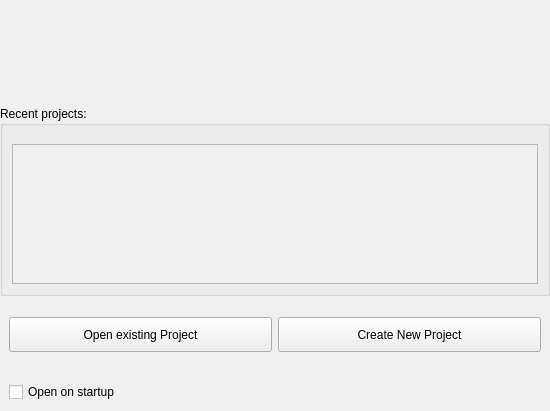
<?xml version="1.0" encoding="UTF-8"?>
<ui version="4.0">
 <class>dlg_setProject</class>
 <widget class="QDialog" name="dlg_setProject">
  <property name="geometry">
   <rect>
    <x>0</x>
    <y>0</y>
    <width>550</width>
    <height>408</height>
   </rect>
  </property>
  <property name="windowTitle">
   <string>Set Project</string>
  </property>
  <layout class="QVBoxLayout" name="verticalLayout">
   <property name="spacing">
    <number>6</number>
   </property>
   <property name="margin">
    <number>0</number>
   </property>
   <item>
    <widget class="QLabel" name="l_project">
     <property name="minimumSize">
      <size>
       <width>0</width>
       <height>100</height>
      </size>
     </property>
     <property name="text">
      <string/>
     </property>
     <property name="alignment">
      <set>Qt::AlignCenter</set>
     </property>
    </widget>
   </item>
   <item>
    <widget class="QGroupBox" name="gb_recent">
     <property name="sizePolicy">
      <sizepolicy hsizetype="Preferred" vsizetype="Maximum">
       <horstretch>0</horstretch>
       <verstretch>10</verstretch>
      </sizepolicy>
     </property>
     <property name="minimumSize">
      <size>
       <width>0</width>
       <height>190</height>
      </size>
     </property>
     <property name="maximumSize">
      <size>
       <width>16777215</width>
       <height>190</height>
      </size>
     </property>
     <property name="title">
      <string>Recent projects:</string>
     </property>
     <layout class="QVBoxLayout" name="verticalLayout_2">
      <property name="spacing">
       <number>6</number>
      </property>
      <property name="leftMargin">
       <number>9</number>
      </property>
      <property name="topMargin">
       <number>18</number>
      </property>
      <property name="rightMargin">
       <number>9</number>
      </property>
      <property name="bottomMargin">
       <number>9</number>
      </property>
      <item>
       <widget class="QScrollArea" name="sa_recent">
        <property name="widgetResizable">
         <bool>true</bool>
        </property>
        <widget class="QWidget" name="scrollAreaWidgetContents">
         <property name="geometry">
          <rect>
           <x>0</x>
           <y>0</y>
           <width>528</width>
           <height>146</height>
          </rect>
         </property>
         <layout class="QVBoxLayout" name="scl_recent">
          <property name="spacing">
           <number>6</number>
          </property>
          <property name="margin">
           <number>9</number>
          </property>
         </layout>
        </widget>
       </widget>
      </item>
     </layout>
    </widget>
   </item>
   <item>
    <widget class="QWidget" name="w_setProject" native="true">
     <layout class="QHBoxLayout" name="horizontalLayout">
      <property name="spacing">
       <number>6</number>
      </property>
      <property name="leftMargin">
       <number>9</number>
      </property>
      <property name="topMargin">
       <number>15</number>
      </property>
      <property name="rightMargin">
       <number>9</number>
      </property>
      <property name="bottomMargin">
       <number>15</number>
      </property>
      <item>
       <widget class="QPushButton" name="b_open">
        <property name="minimumSize">
         <size>
          <width>0</width>
          <height>35</height>
         </size>
        </property>
        <property name="focusPolicy">
         <enum>Qt::NoFocus</enum>
        </property>
        <property name="text">
         <string>Open existing Project</string>
        </property>
       </widget>
      </item>
      <item>
       <widget class="QPushButton" name="b_create">
        <property name="minimumSize">
         <size>
          <width>0</width>
          <height>35</height>
         </size>
        </property>
        <property name="focusPolicy">
         <enum>Qt::NoFocus</enum>
        </property>
        <property name="text">
         <string>Create New Project</string>
        </property>
       </widget>
      </item>
     </layout>
    </widget>
   </item>
   <item>
    <widget class="QWidget" name="w_startup" native="true">
     <property name="sizePolicy">
      <sizepolicy hsizetype="Preferred" vsizetype="Expanding">
       <horstretch>0</horstretch>
       <verstretch>1</verstretch>
      </sizepolicy>
     </property>
     <layout class="QVBoxLayout" name="verticalLayout_3">
      <item>
       <widget class="QCheckBox" name="chb_startup">
        <property name="sizePolicy">
         <sizepolicy hsizetype="Minimum" vsizetype="Fixed">
          <horstretch>0</horstretch>
          <verstretch>0</verstretch>
         </sizepolicy>
        </property>
        <property name="text">
         <string>Open on startup</string>
        </property>
       </widget>
      </item>
     </layout>
    </widget>
   </item>
  </layout>
 </widget>
 <resources/>
 <connections/>
</ui>
